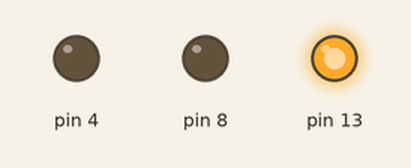
Simulated run of this sketch. Board: Arduino Uno, built with avr-gcc and run on an emulated ATmega328P. On the bench: output pins drawn as LEDs (lit = HIGH).

Above: at 0.5 s.
At 2.2 s:
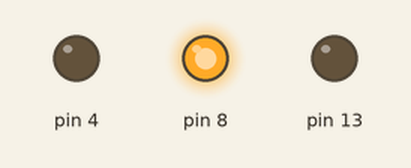
At 4.2 s:
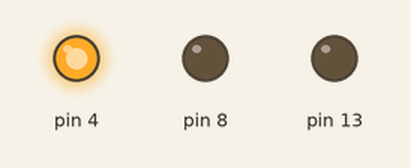
At 8.5 s:
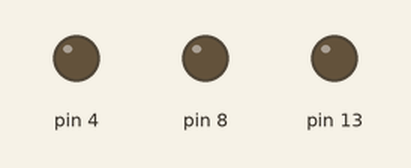
Timing chart, 0 to 9.1 s (numbered marks = the images above):
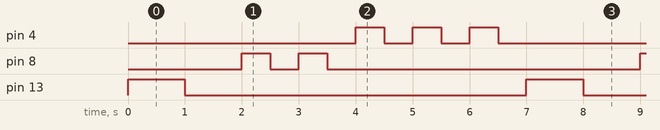

The sketch:

blinking_multiple_leds_using_the_loop1.ino
```cpp
/*
  This program blinks LEDs connected to pin numbers 13, 8, and 4
*/

void setup()
{
  // Initialize the pins as OUTPUT
  pinMode(13, OUTPUT);
  pinMode(8, OUTPUT);
  pinMode(4, OUTPUT);
}

void loop()
{
  // Blink the first LED once
  digitalWrite(13, HIGH);
  delay(1000); // Wait for 1 second
  digitalWrite(13, LOW);
  delay(1000); // Wait for 1 second

  // Blink the second LED twice
  for (int i = 0; i < 2; i++)
  {
    digitalWrite(8, HIGH);
    delay(500); // Wait for 0.5 seconds
    digitalWrite(8, LOW);
    delay(500); // Wait for 0.5 seconds
  }

  // Blink the third LED three times
  for (int i = 0; i < 3; i++)
  {
    digitalWrite(4, HIGH);
    delay(500); // Wait for 0.5 seconds
    digitalWrite(4, LOW);
    delay(500); // Wait for 0.5 seconds
  }
}
```

Measured:
- by itself, pin 4: repeats every 7.0 s: 2 × (LOW 0.50 s, HIGH 0.50 s), LOW 4.5 s, HIGH 0.50 s
- by itself, pin 8: repeats every 7.0 s: LOW 0.50 s, HIGH 0.50 s, LOW 5.5 s, HIGH 0.50 s
- by itself, pin 13: alternates HIGH for 1.0 s and LOW for 6.0 s
